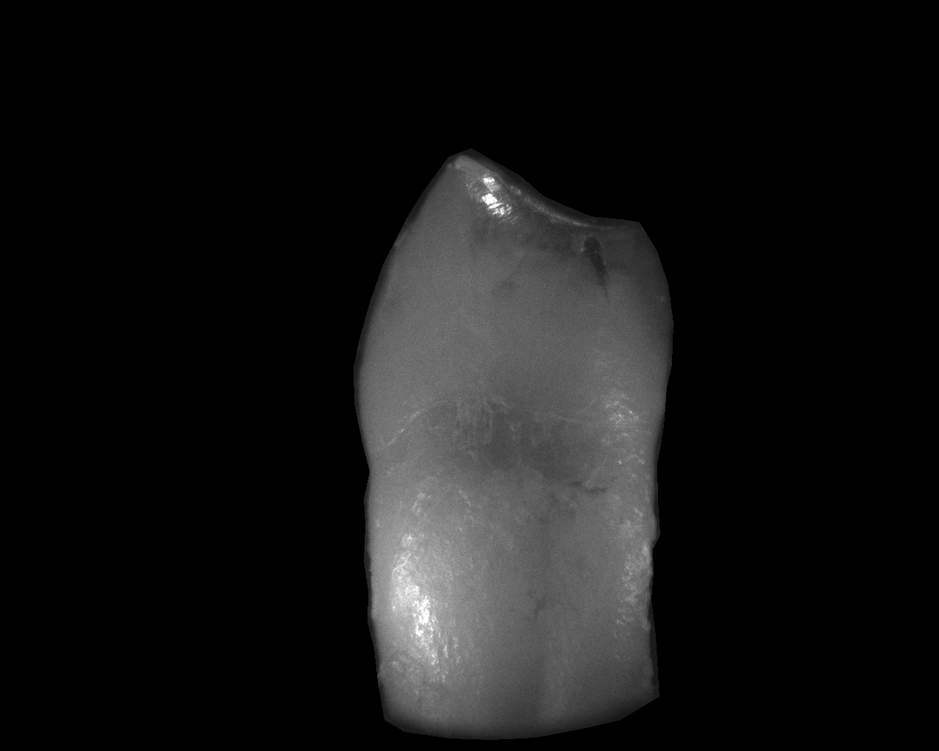
#> input picture fusion_workplace/005h.bmp, 939 x 751 px, shrunk from 1280 x 1024 before the run, found by its file name
$ python image_fusion.py
#> lines starting #> are read from the running program, lines starting #| are printed output that depends on the picture; after the words box and inside, x2 and y2 are one past the last pixel; in counts of white or black regions, pixels touching at a corner belong together; long printed decimals are rounded
#> in two_image_fusion, img1 is the input picture: shape (751, 939); min 0, max 255, mean 21.2
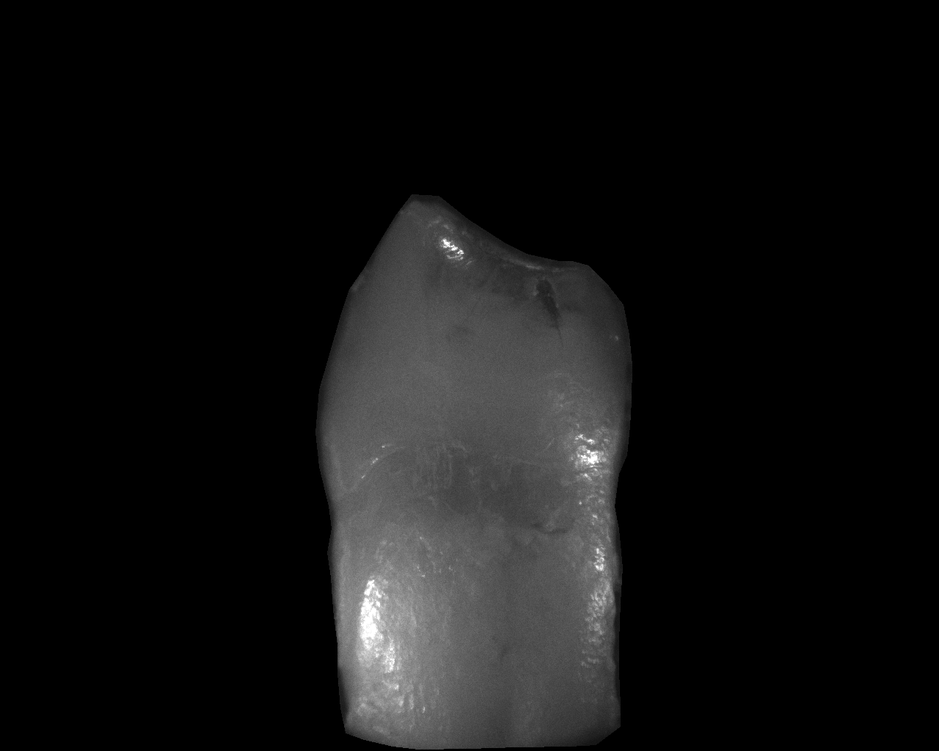
#> input picture fusion_workplace/005v.bmp, 939 x 751 px, shrunk from 1280 x 1024 before the run, found by its file name
#> in two_image_fusion, img2 is the input picture: shape (751, 939); min 0, max 255, mean 17.9
from bisect import bisect_left
import cv2
import matplotlib.pyplot as plt
import numpy as np
import time

'''
Change the constants 'FUSIONPATH1' and 'FUSIONPATH2' to your desired fusion image paths
You can also try with SIFT fusion and 4 image fusion. Change the corresponding image paths
'''
FUSIONPATH1 = '.\\fusion_workplace\\005h.bmp'
FUSIONPATH2 = '.\\fusion_workplace\\005v.bmp'

FUSIONRESULT_PATH = '.\\fusion_workplace\\fusion.bmp'

def fusion_templatematching(img1, img2):
    '''
        template matching to find best overlay and do image fusion
    '''

    assert img1.shape == img2.shape
    cv2.imwrite(FUSIONPATH1, img1)
    cv2.imwrite(FUSIONPATH2, img2)
    hmerge = np.hstack((img1 , img2))
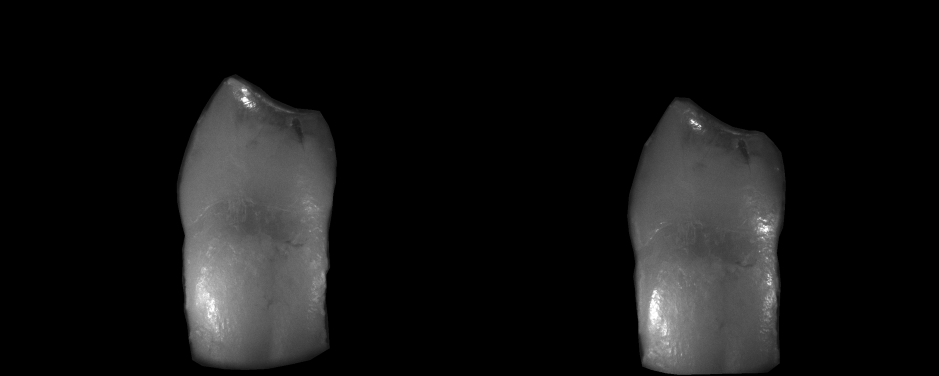
#> hmerge: shape (751, 1878) (shown at 1/2 size); min 0, max 255, mean 19.6
    plt.imshow(hmerge, 'gray'),plt.show()

    ret, thresh_1 = cv2.threshold(img1,0,255,cv2.THRESH_BINARY)
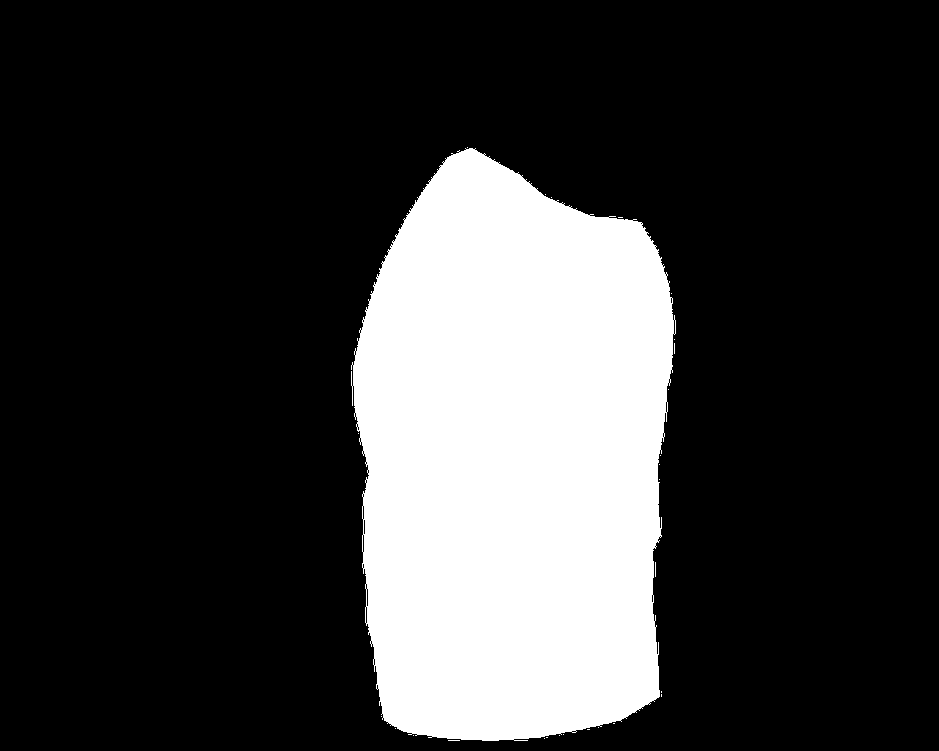
#> thresh_1: shape (751, 939); 22.3% white; 27 white regions (26 under 20 px), largest, box (x1, y1, x2, y2) and area: (351, 148, 676, 741) 157075
    ret, thresh_2 = cv2.threshold(img2,0,255,cv2.THRESH_BINARY)
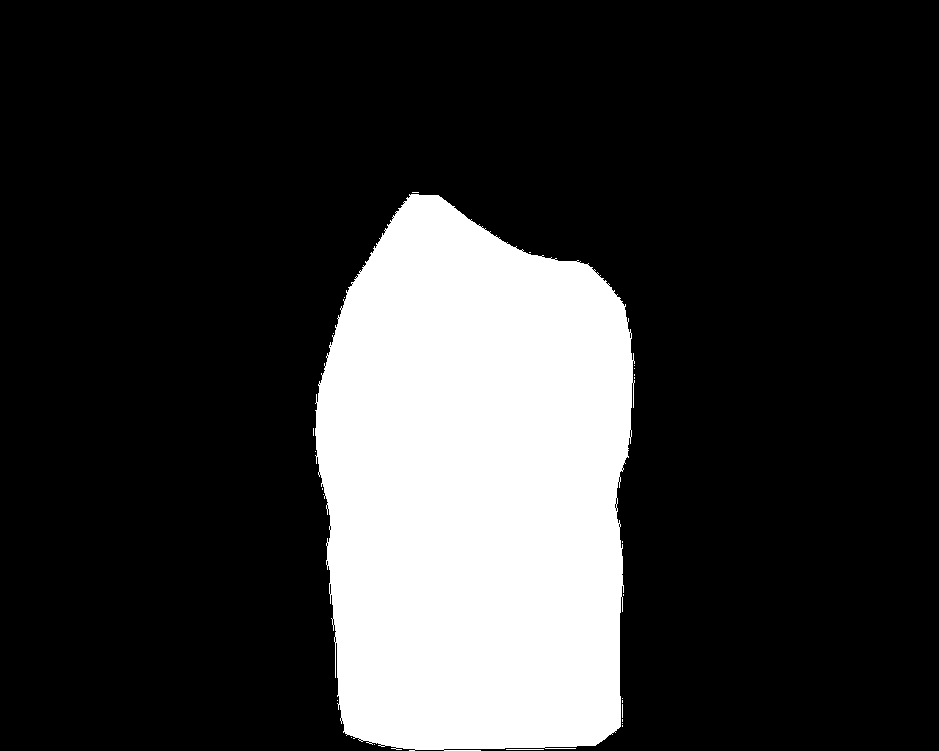
#> thresh_2: shape (751, 939); 21% white; 25 white regions (23 under 20 px), largest, box (x1, y1, x2, y2) and area: (315, 194, 635, 751) 147800, (506, 749, 544, 750) 38
    cv2.imwrite('.\\fusion_workplace\\thresh_1.bmp', thresh_1)
    cv2.imwrite('.\\fusion_workplace\\thresh_2.bmp', thresh_2)
    thresh_merge = np.hstack((thresh_1, thresh_2))
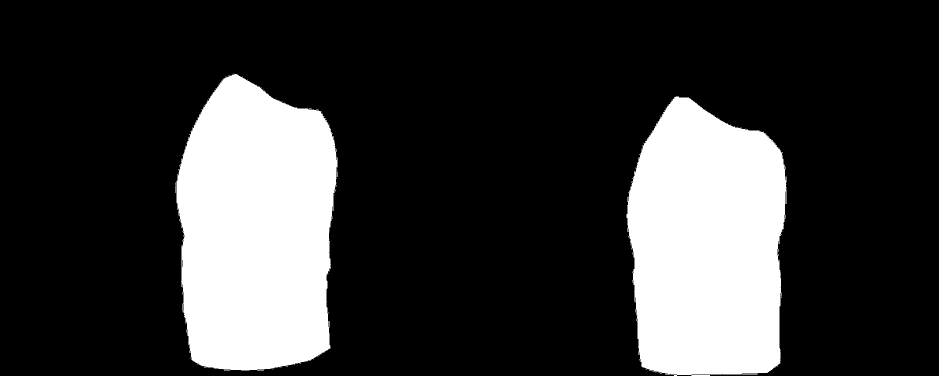
#> thresh_merge: shape (751, 1878) (shown at 1/2 size); 21.6% white; 52 white regions (49 under 20 px)
    plt.imshow(thresh_merge, 'gray'),plt.show()

    time_start = time.time()

    contours_1, hierarchy_1 = cv2.findContours(thresh_1, cv2.RETR_EXTERNAL, cv2.CHAIN_APPROX_NONE)
#> contours_1 = 27 contours, 26 with area under 20; largest, box (x1, y1, x2, y2) and area: (351, 148, 676, 741) 156240
    x,y,w,h = cv2.boundingRect(contours_1[0])
#> x = 448; y = 740; w = 12; h = 1
    #make a bigger square template so that no distortion after rotation
    template = thresh_1[int(y+h/2-pow((pow(h/2,2) + pow(w/2,2)),0.5)):int(y+h/2+pow((pow(h/2,2) + pow(w/2,2)),0.5)),
                        int(x+w/2-pow((pow(h/2,2) + pow(w/2,2)),0.5)):int(x+w/2+pow((pow(h/2,2) + pow(w/2,2)),0.5))] # as template

    best_pro = 1.0
    best_degree = 0
    best_loc = (0 ,0)
    best_scale = 1.0

    (h, w) = template.shape[:2]
#> h = 12; w = 13
    (cX, cY) = (w // 2, h // 2)
#> cX = 6; cY = 6
    #rotate between -15° to 15° step 0.5° , scaling from 0.9 to 1.1 step 0.01
    for scale in np.linspace(0.9, 1.1, num = 21):
        for degree in np.linspace(-15, 15, num = 61):
            dim = (int(w * scale), int(h * scale))
            resized = cv2.resize(template, dim, interpolation = cv2.INTER_AREA)
            M = cv2.getRotationMatrix2D((cX, cY), degree, 1.0)
            rotated = cv2.warpAffine(resized, M, (w, h))
            res = cv2.matchTemplate(thresh_2, rotated, 1)
            min_val, max_val, min_loc, max_loc = cv2.minMaxLoc(res)
            if min_val <= best_pro:
                best_pro = min_val
                best_degree = degree
                best_loc = min_loc
                best_scale = scale
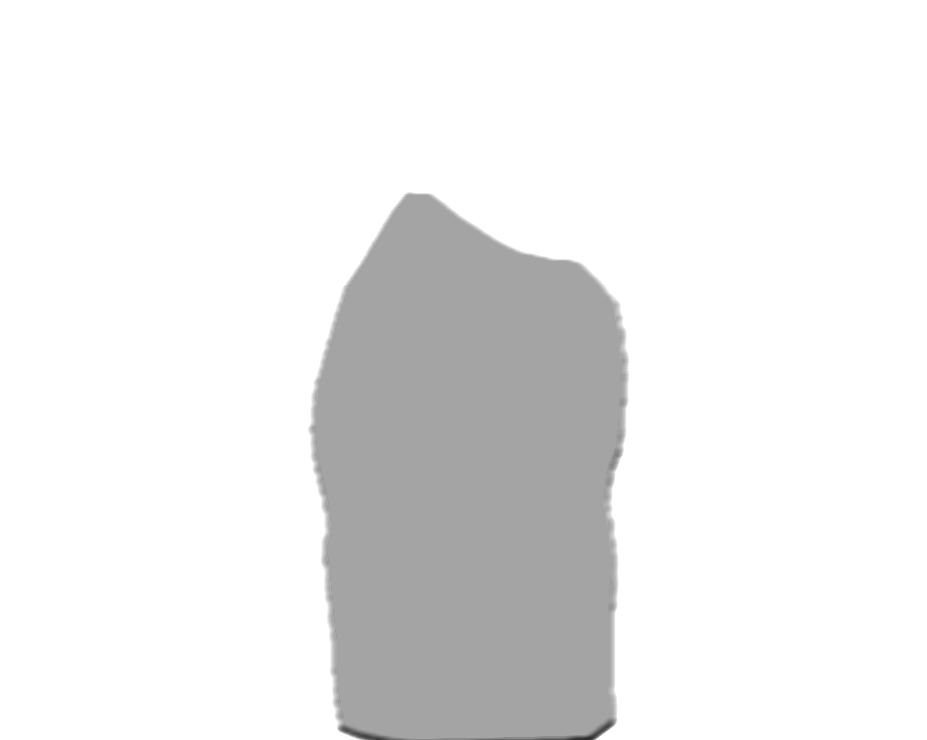
#> res: shape (740, 927) float32; min 0.167, max 1, mean 0.925
#> after the loop, best_degree = 0.5; best_loc = (578, 738); best_pro = 0.131; best_scale = 1.1

    print("best probability = ",  best_pro)
#| best probability =  0.1311
    print("best degree = ", best_degree)
#| best degree =  0.5
    print("best location = ", best_loc)
#| best location =  (578, 738)
    print("best scale = ", best_scale)
#| best scale =  1.1

    #put mask on image1
    x,y,w,h = cv2.boundingRect(contours_1[0])
#> w = 12; h = 1
    masked_1 = img1[int(y+h/2-pow((pow(h/2,2) + pow(w/2,2)),0.5)):int(y+h/2+pow((pow(h/2,2) + pow(w/2,2)),0.5)),
                    int(x+w/2-pow((pow(h/2,2) + pow(w/2,2)),0.5)):int(x+w/2+pow((pow(h/2,2) + pow(w/2,2)),0.5))]
    (h, w) = masked_1.shape[:2]
#> h = 12; w = 13
    (cX, cY) = (w // 2, h // 2)
    best_dim = (int(w * best_scale), int(h * best_scale))
#> best_dim = (14, 13)
    resized = cv2.resize(masked_1, best_dim, interpolation = cv2.INTER_AREA)
    M = cv2.getRotationMatrix2D((cX, cY), best_degree, 1.0)
#> M = [[1, 0.00873, -0.0521], [-0.00873, 1, 0.0526]]
    best_template = cv2.warpAffine(resized, M, (w, h))

    def overlay(largeImg, smallImg, regionTopLeftPos = (0,0)):
#> called with smallImg = array of shape (12, 13), regionTopLeftPos = (578, 738)
        srcW, srcH = largeImg.shape[1::-1]
#> srcW = 939; srcH = 751
        refW, refH = smallImg.shape[1::-1]
#> refW = 13; refH = 12
        x,y =  regionTopLeftPos
#> x = 578; y = 738
        if (refW > srcW) or (refH > srcH):
            print("image size error")
            return
        else:
            if (x + refW) > srcW:
                x = srcW - refW
            if (y + refH)> srcH:
                y = srcH - refH

            destImg = np.array(largeImg)
            tmpSrcImg = destImg[y:y+refH,x:x+refW]

            tmpImg = np.zeros((refH, refW))
            for i in range(refH):
                for j in range(refW):
                    tmpImg[i,j] = min(smallImg[i,j], tmpSrcImg[i,j])

            destImg[y:y + refH, x:x + refW] = tmpImg
#> destImg: shape (751, 939); 0.01% of pixels changed, all inside (x1, y1, x2, y2) = (578, 738, 591, 746)

            return destImg

    img3 = overlay(img2, best_template, (best_loc))
    cv2.imwrite(FUSIONRESULT_PATH, img3)

    time_end = time.time()
    print('Time cost: ',time_end - time_start,'s')

    plt.imshow(img3, 'gray'),plt.show()

    return img3

def two_image_fusion(imgpath1, imgpath2):

    img1 = cv2.imread(imgpath1, cv2.IMREAD_GRAYSCALE)
    img2 = cv2.imread(imgpath2, cv2.IMREAD_GRAYSCALE)
    fusion_templatematching(img1, img2)


# Bad fusion method: SIFT
# [85 lines left out: functions fusion_sift, four_image_fusion, not called in this run]


if __name__ == '__main__':
    two_image_fusion(FUSIONPATH1, FUSIONPATH2)
    #fusion_sift(".\\data\\masked\\010_830_h.bmp", ".\\data\\masked\\010_830_v.bmp")
    #four_image_fusion(".\\fusion_workplace\\source\\masked\\005_0.bmp", ".\\fusion_workplace\\source\\masked\\005_30.bmp", ".\\fusion_workplace\\source\\masked\\005_60.bmp", ".\\fusion_workplace\\source\\masked\\005_90.bmp")
    pass
